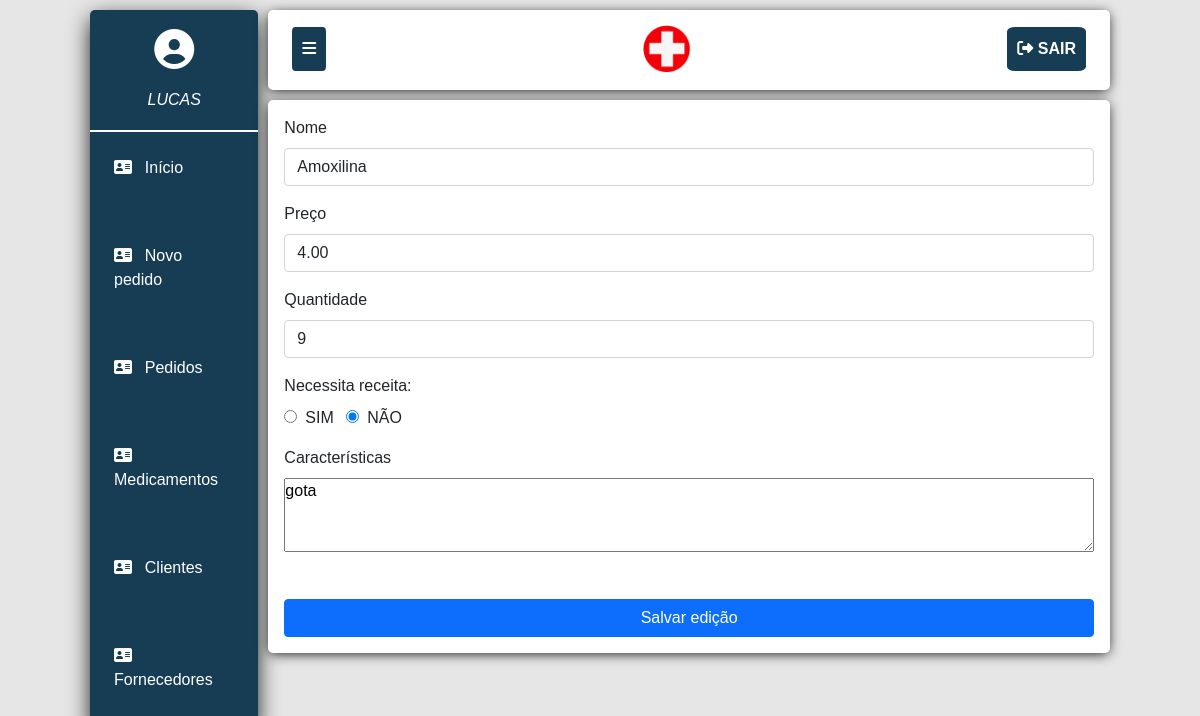
Screenshot of /editarMedicamento.php?em=2 (signed in) with the database file from the repository.
### tables this page shows
CREATE TABLE `medicamentos` (
  `idMedicamento` int(11) NOT NULL,
  `nome` varchar(255) NOT NULL,
  `preco` varchar(50) NOT NULL,
  `quantidade` int(11) NOT NULL,
  `bula` varchar(255) NOT NULL,
  `imagem` varchar(255) NOT NULL,
  `receita` text NOT NULL,
  `caracteristicas` varchar(255) NOT NULL
);

### editarMedicamento.php (the view, shortened to what this page needs)
<?php
include ('includes/dashboard.php');
if (isset($_REQUEST['em'])) {
	$queryMedicamento = "SELECT * FROM medicamentos WHERE idMedicamento = '".$_REQUEST['em']."'";
	$eQueryMedicamento = mysqli_query($conexao, $queryMedicamento);
	while ($medicamento = mysqli_fetch_array($eQueryMedicamento)){
	  	$nome = $medicamento['nome'];
	  	$preco = $medicamento['preco'];
	  	$quantidade = $medicamento['quantidade'];
	  	$receita = $medicamento['receita'];
	  	$caracteristicas = $medicamento['caracteristicas']; ?>
	  		<div style="padding: 1rem;">
		  		<form method="post">
				  <div class="mb-3">
					<label for="nome" class="form-label">Nome</label>
					<input type="text" class="form-control" name="nomeNM" value="<?= $nome?>">
				  </div>
				  <div class="mb-3">
					<label for="preco" class="form-label">Preço</label>
					<input type="text" class="form-control" id="precoNM" name="precoNM" value="<?= $preco?>">
				  </div>
				  <div class="mb-3">
					<label for="quantidade" class="form-label">Quantidade</label>
					<input type="number" class="form-control" name="quantidadeNM" value="<?= $quantidade?>">
				  </div>
				  <div class="mb-3">
					<label for="receita" class="form-label">Necessita receita:</label><br>
					<input type="radio" value="s" name="receitaNM" <?php if ($receita == "s"){echo "checked";} ?>><label style="margin: 0 0.5rem;">SIM</label>
					<input type="radio" value="n" name="receitaNM" <?php if ($receita == "n"){echo "checked";} ?>><label style="margin-left: 0.5rem;">NÃO</label>
				  </div>
				  <div class="mb-3">
					<label for="caracteristicas" class="form-label">Características</label><br>
					<textarea name="caracteristicasNM" rows="3" style="width: 100%;"><?= $caracteristicas ?></textarea>
				  </div>
				  <br>
		          <button style="width: 100%;" type="submit" class="btn btn-primary">Salvar edição</button>
				</form>
			</div>
	<?php }
}
?>
<?php
include ('includes/footer.php');
?>

### css/estilo.css (style rules this page uses)
* { box-sizing: border-box; margin: 0; padding: 0; }
body { margin: 0 7.5% !important; font-family: 'Raleway', sans-serif; background-color: rgb(230,230,230); }

### rows the page displays
medicamentos: nomeNM "Amoxilina", precoNM "4.00", quantidadeNM "9", receita "☑", caracteristicasNM "gota"

### other values shown
$_SESSION['usuario'] "LUCAS"
